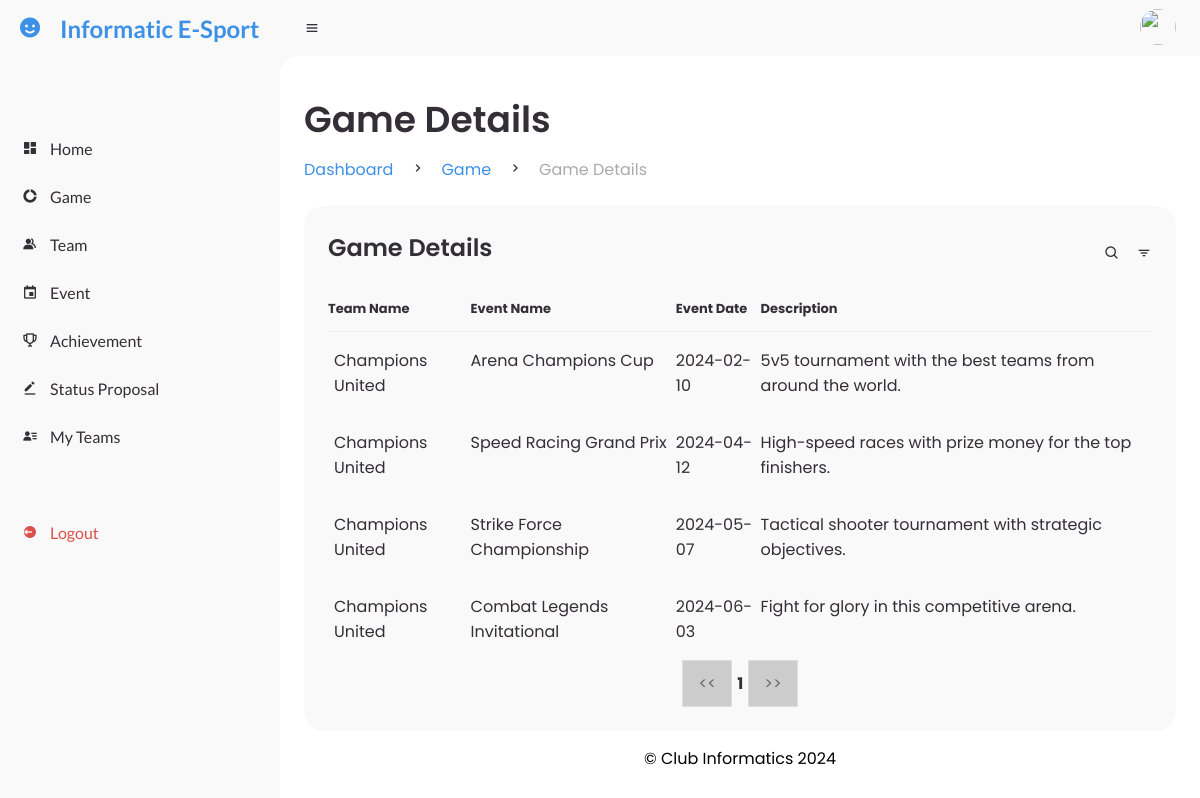
/member/game/detail_game.php?id=2 (signed in), run on the app's committed database.
### tables this page shows
CREATE TABLE `team` (
  `idteam` int(11) NOT NULL,
  `idgame` int(11) NOT NULL,
  `name` varchar(45) DEFAULT NULL,
  `imgPath` varchar(500) DEFAULT NULL
);

CREATE TABLE `event` (
  `idevent` int(11) NOT NULL,
  `name` varchar(45) DEFAULT NULL,
  `date` date DEFAULT NULL,
  `description` varchar(200) DEFAULT NULL
);

### class/classGame.php (called while the page is built, shortened)
<?php
class Game
{
    public static function getGameDetailsWithEventsPaging($koneksi, $idgame, $limit, $offset)
    {
        $query = "
            SELECT t.idteam, t.name AS team_name, e.idevent, e.name AS event_name, e.date AS event_date, e.description
            FROM game g
            INNER JOIN team t ON g.idgame = t.idgame
            INNER JOIN event_teams et ON t.idteam = et.idteam
            INNER JOIN event e ON e.idevent = et.idevent
            WHERE g.idgame = ?
            LIMIT ? OFFSET ?
        ";
        $stmt = mysqli_prepare($koneksi, $query);
        mysqli_stmt_bind_param($stmt, 'iii', $idgame, $limit, $offset);
        mysqli_stmt_execute($stmt);
        $result = mysqli_stmt_get_result($stmt);
        $teams = [];
        $events = [];
        while ($row = mysqli_fetch_assoc($result)) {
            $team = new Team($koneksi, $row['idteam'], $row['team_name'], $idgame);
            $event = new Event($koneksi, $row['event_name'], $row['description'], $row['event_date']);
            $teams[] = $team;
            $events[] = $event;
        }
        return ['teams' => $teams, 'events' => $events];
    }
    public static function getTotalEventsForGame($koneksi, $idgame)
    {
        $query = "
            SELECT COUNT(*) AS total
            FROM event_teams et
            INNER JOIN team t ON et.idteam = t.idteam
            INNER JOIN game g ON t.idgame = g.idgame
            WHERE g.idgame = ?
        ";
        $stmt = mysqli_prepare($koneksi, $query);
        mysqli_stmt_bind_param($stmt, 'i', $idgame);
        mysqli_stmt_execute($stmt);
        $result = mysqli_stmt_get_result($stmt);
        $row = mysqli_fetch_assoc($result);
        return $row['total'] ?? 0;
    }
}

### class/classTeam.php (called while the page is built, shortened)
<?php
class Team
{
    private $teamName;
    public function __construct($conn, $teamId = null, $teamName = null, $gameId = null, $imgPath = null)
    {
        $this->teamName = $teamName;
    }
    public function getTeamName()
    {
        return $this->teamName;
    }
}

### class/classEvent.php (called while the page is built, shortened)
<?php
class Event
{
    private $eventName;
    private $description;
    private $date;
    public function __construct($eventId, $eventName, $description, $date)
    {
        $this->eventName = $eventName;
        $this->description = $description;
        $this->date = $date;
    }
    public function getEventName()
    {
        return $this->eventName;
    }
    public function getDescription()
    {
        return $this->description;
    }
    public function getDate()
    {
        return $this->date;
    }
}

### member/game/detail_game.php (the view, shortened to what this page needs)
<?php
require_once('../../service/config.php');
require_once('../../class/classGame.php');
require_once('../../class/classTeam.php');
require_once('../../class/classEvent.php');
require_once('../template/header.php');
require_once('../template/sidebar.php');
require_once('../template/navbar.php');
$idgame = isset($_GET['id']) ? (int)$_GET['id'] : 0;
$limit = 5;
$page = isset($_GET['page']) ? (int)$_GET['page'] : 1;
$offset = ($page - 1) * $limit;
$gameDetails = Game::getGameDetailsWithEventsPaging($koneksi, $idgame, $limit, $offset);
$totalEvents = Game::getTotalEventsForGame($koneksi, $idgame);
$totalPages = ceil($totalEvents / $limit);
$teams = $gameDetails['teams'];
$events = $gameDetails['events'];
?>
<main>
    <div class="head-title">
        <div class="left">
            <h1>Game Details</h1>
            <ul class="breadcrumb">
                <li>
                    <a class="active" href="../index.php">Dashboard</a>
                </li>
                <li><i class='bx bx-chevron-right'></i></li>
                <li>
                    <a class="active" href="game.php">Game</a>
                </li>
                <li><i class='bx bx-chevron-right'></i></li>
                <li>
                    <a href="#">Game Details</a>
                </li>
            </ul>
        </div>
    </div>
    <div class="table-data">
        <div class="order">
            <div class="head">
                <h3>Game Details</h3>
                <i class='bx bx-search'></i>
                <i class='bx bx-filter'></i>
            </div>
            <table>
                <thead>
                    <tr>
                        <th>Team Name</th>
                        <th>Event Name</th>
                        <th>Event Date</th>
                        <th>Description</th>
                    </tr>
                </thead>
                <tbody>
                    <?php
                    foreach ($teams as $key => $team) {
                        $event = $events[$key] ?? null;
                        echo "<tr>";
                        echo "<td>" . htmlspecialchars($team->getTeamName()) . "</td>";
                        echo "<td>" . htmlspecialchars($event->getEventName()) . "</td>";
                        echo "<td>" . htmlspecialchars($event->getDate()) . "</td>";
                        echo "<td><p>" . htmlspecialchars($event->getDescription()) . "</p></td>";
                        echo "</tr>";
                    }
                    ?>
                </tbody>
            </table>
            <div class="pagination" style="text-align: right;">
                <?php if ($totalEvents > 0): ?>
                    <?php if ($page > 1): ?>
                        <a href="?id=<?= $idgame ?>&page=<?= $page - 1 ?>">
                            << </a>
                            <?php else: ?>
                                <a href="#" class="disabled">
                                    << </a>
                                    <?php endif; ?>
                                    <?php
                                    $start_page = max(1, $page - 1);
                                    $end_page = min($totalPages, $start_page + 2);
                                    for ($hal = $start_page; $hal <= $end_page; $hal++): ?>
                                        <?php if ($hal == $page): ?>
                                            <b><?= $hal ?></b>
                                        <?php else: ?>
                                            <a href="?id=<?= $idgame ?>&page=<?= $hal ?>"><?= $hal ?></a>
                                        <?php endif; ?>
                                    <?php endfor; ?>
                                    <?php if ($page < $totalPages): ?>
                                        <a href="?id=<?= $idgame ?>&page=<?= $page + 1 ?>">>></a>
                                    <?php else: ?>
                                        <a href="#" class="disabled">>></a>
                                    <?php endif; ?>
                                <?php endif; ?>
            </div>
        </div>
    </div>
    <?php
    require_once('../template/footer.php');
    ?>
</main>

### style.css (style rules this page uses)
* { margin: 0; padding: 0; box-sizing: border-box; }
.pagination { display: flex; justify-content: center; align-items: center; list-style: none; padding: 0; }
.pagination a { padding: 10px 15px; margin: 0 5px; border: 1px solid #ddd; text-decoration: none; color: #333; background-color: #f9f9f9; transition: background-color 0.3s; }
.pagination a.disabled { pointer-events: none; background-color: #ccc; color: #666; }
.head h3 { margin-bottom: 10px; }
a { text-decoration: none; }
li { list-style: none; }
:root { --poppins: 'Poppins', sans-serif; --lato: 'Lato', sans-serif; --light: #F9F9F9; --blue: #3C91E6; --light-blue: #CFE8FF; --grey: #eee; --dark-grey: #AAAAAA; --dark: #342E37; --red: #DB504A; --yellow: #FFCE26; --light-yellow: #FFF2C6; --orange: #FD7238; --light-orange: #FFE0D3; --green: #66dc17; }
html { overflow-x: hidden; }
#content main { width: 100%; padding: 36px 24px; font-family: var(--poppins); max-height: calc(100vh - 56px); overflow-y: auto; }
#content main .head-title { display: flex; align-items: center; justify-content: space-between; grid-gap: 16px; flex-wrap: wrap; }
#content main .head-title .left h1 { font-size: 36px; font-weight: 600; margin-bottom: 10px; color: var(--dark); }
#content main .head-title .left .breadcrumb { display: flex; align-items: center; grid-gap: 16px; }
#content main .head-title .left .breadcrumb li { color: var(--dark); }
#content main .head-title .left .breadcrumb li a { color: var(--dark-grey); pointer-events: none; }
#content main .head-title .left .breadcrumb li a.active { color: var(--blue); pointer-events: unset; }
#content main .table-data { display: flex; flex-wrap: wrap; grid-gap: 24px; margin-top: 24px; width: 100%; color: var(--dark); }
#content main .table-data>div { border-radius: 20px; background: var(--light); padding: 24px; overflow-x: auto; }
#content main .table-data .head { display: flex; align-items: center; grid-gap: 16px; margin-bottom: 24px; }
#content main .table-data .head h3 { margin-right: auto; font-size: 24px; font-weight: 600; }
#content main .table-data .head .bx { cursor: pointer; }
#content main .table-data .order { flex-grow: 1; flex-basis: 500px; }
#content main .table-data .order table { width: 100%; border-collapse: collapse; }
#content main .table-data .order table th { padding-bottom: 12px; font-size: 13px; text-align: left; border-bottom: 1px solid var(--grey); }
#content main .table-data .order table td { padding: 16px 0; }
#content main .table-data .order table tr td:first-child { display: flex; align-items: center; grid-gap: 12px; padding-left: 6px; }
.head-title { margin-bottom: 20px; }
.head-title h1 { font-size: 28px; font-weight: 600; color: #333; }
.table-data .order table td { vertical-align: top !important; }

### data on the page
team: name "Champions United", event.name "Arena Champions Cup", event.date "2024-02-10", event.description "5v5 tournament with the best teams from around the world.", event.name "Speed Racing Grand Prix", event.date "2024-04-12", event.description "High-speed races with prize money for the top finishers.", event.name "Strike Force Championship", event.date "2024-05-07", event.description "Tactical shooter tournament with strategic objectives.", event.name "Combat Legends Invitational", event.date "2024-06-03", event.description "Fight for glory in this competitive arena."
